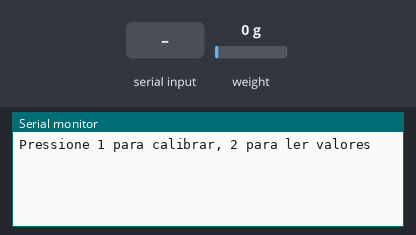
Bench run of a sketch on a simulated Arduino Uno, built with avr-gcc and run on an emulated ATmega328P. Shown: the last lines printed to the serial monitor. The test bench sets the inputs (shaded band); at power-on: weight on the scale 0 g.

Above: at 2.2 s.
2.3 s: "1\n" received over Serial
At 3.5 s:
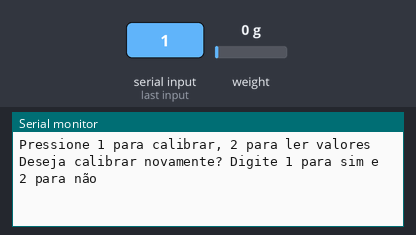
At 5.0 s:
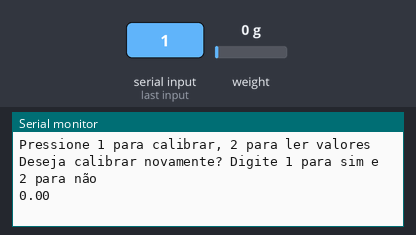

The sketch:

load_cell.ino
```cpp
#include "HX711.h"
#define DOUT  4
#define CLK  5

HX711 celula(DOUT, CLK);

void setup()
{
  Serial.begin(115200);

  celula.set_scale(); //Inicia a escala
  celula.tare(); //Tara a escala

  inicio();

}

void loop()
{
  if(Serial.available())
  {
    Serial.println("Deseja calibrar novamente? Digite 1 para sim e 2 para não");
    char t = Serial.read();
    if(t=='1')
    {
      calibragem();
    }
    else
      Serial.println(celula.get_units(10));
  }

  delay(100);
}

void inicio()
{
  Serial.println("Pressione 1 para calibrar, 2 para ler valores");
  if(Serial.available())
  {
    char t = Serial.read();
    switch(t)
    {
      case 1:
        calibragem();
        break;
      case 2:
        break;
    }
  }
}
void calibragem()
{
  if(Serial.available())
  {
    int valor = Serial.readStringUntil("\n").toInt();
    celula.set_scale(valor);
    Serial.println(celula.get_units(10));
  }
}
```

Measured:
- after the input at 2.3 s, the serial monitor: prints a new line at once (image 1)
